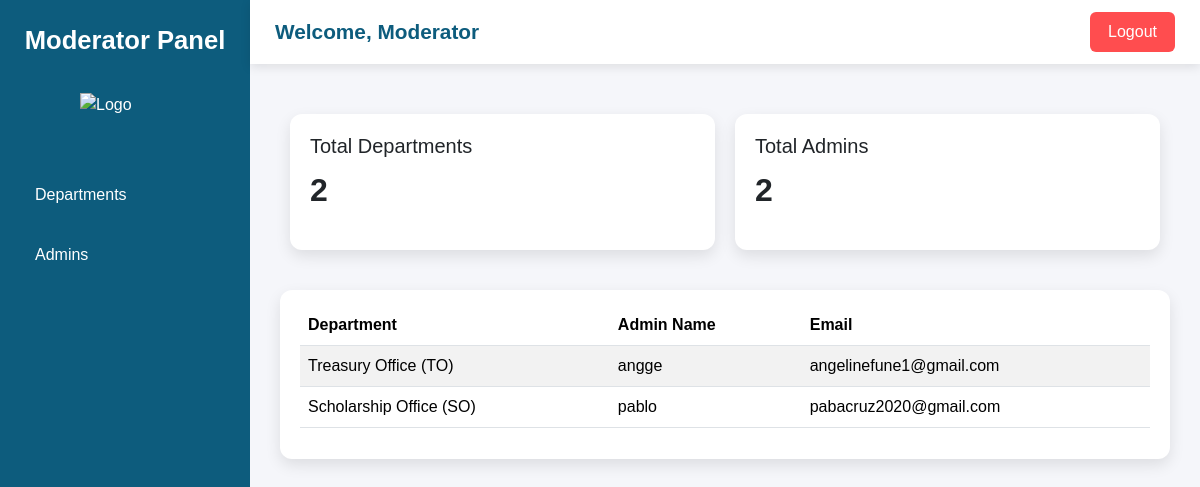
Screenshot of /accounts/moderator/dashboard/ (signed in) with the database file from the repository.
### accounts/models.py (models this page shows, shortened)
class Employee(models.Model):
    employee_id = models.AutoField(primary_key=True)
    name = models.CharField(max_length=100)
    email = models.EmailField(unique=True)
    department = models.ForeignKey(Department, on_delete=models.CASCADE, null=True)
    position = models.CharField(max_length=50)
    password = models.CharField(max_length=255, null=True, blank=True)
    password_reset_token = models.CharField(max_length=255, null=True, blank=True)
    is_active = models.BooleanField(default=True)
    class Meta:
        constraints = [
            models.UniqueConstraint(
                fields=['department'],
                condition=Q(position='Admin'),
                name='unique_admin_per_department'
            )
        ]

### departments/models.py (models this page shows, shortened)
class Department(models.Model):
    department_id = models.AutoField(primary_key=True)
    department_name = models.CharField(max_length=200, unique=True)  # ✅ prevent duplicate names
    prefix = models.CharField(max_length=10)

### accounts/views.py (the view)
# urls.py: path('moderator/dashboard/', views.moderator_dashboard, name='moderator_dashboard'),
@role_required(["Moderator"])
def moderator_dashboard(request):
    total_departments = Department.objects.count()
    total_admins = Employee.objects.filter(position='Admin').count()  # assuming position='admin'
    departments = Department.objects.all()
    department_labels = [dept.department_name for dept in departments]
    admins_counts = [Employee.objects.filter(position='Admin', department=dept).count() for dept in departments]
    admins = Employee.objects.filter(position='Admin').select_related('department')
    context = {
        'total_departments': total_departments,
        'total_admins': total_admins,
        'department_labels': department_labels,
        'admins_counts': admins_counts,
        'admins': admins
    }
    return render(request, 'superadmin_dashboard.html', context)

### accounts/templates/superadmin_dashboard.html (shortened to what this page needs)
{% load static %}
<!DOCTYPE html>
<html lang="en">
<head>
  <link rel="stylesheet" href="https://cdn.jsdelivr.net/npm/bootstrap@5.3.2/dist/css/bootstrap.min.css">
</head>
<body>
  <div class="sidebar">
      <h2>Moderator Panel</h2>
      <div class="logo-container">
          <a href="/moderator/dashboard/">
              <img src="{% static 'images/logo1.png' %}" alt="Logo">
          </a>
      </div>
      <a href="{% url 'department_list' %}" data-icon="🏢">Departments</a>
      <a href="{% url 'admin_list' %}" data-icon="👨‍💼">Admins</a>
  </div>
  <div class="main-content">
      <div class="navbar-custom">
          <span class="welcome">Welcome, Moderator</span>
          <button class="logout-btn" id="logoutBtn">Logout</button>
      </div>
      <div class="content-wrapper">
          {% block content %}
          <div class="dashboard-cards-container">
              <div class="dashboard-card">
                  <h5>Total Departments</h5>
                  <p style="font-size: 2rem; font-weight: bold;">{{ total_departments }}</p>
              </div>
              <div class="dashboard-card">
                  <h5>Total Admins</h5>
                  <p style="font-size: 2rem; font-weight: bold;">{{ total_admins }}</p>
              </div>
          </div>
          <div class="table-container">
              <table class="table table-striped" id="moderatorTable">
                  <thead>
                      <tr>
                          <th class="sortable">Department</th>
                          <th class="sortable">Admin Name</th>
                          <th class="sortable">Email</th>
                      </tr>
                  </thead>
                  <tbody>
                      {% for admin in admins %}
                      <tr>
                          <td>{{ admin.department.department_name }} ({{ admin.department.prefix }})</td>
                          <td>{{ admin.name }}</td>
                          <td>{{ admin.email }}</td>
                      </tr>
                      {% empty %}
                      <tr><td colspan="3" class="text-center">No admins found</td></tr>
                      {% endfor %}
                  </tbody>
              </table>
          </div>
          {% endblock %}
      </div>
  </div>
</body>
</html>

### accounts/templates/superadmin_dashboard.html (style rules this page uses)
body { margin: 0; font-family: "Poppins", sans-serif; display: flex; min-height: 100vh; background-color: #f5f6fa; }
.sidebar { width: 250px; background-color: #0d5c7d; color: white; display: flex; flex-direction: column; padding: 25px 20px; }
.sidebar h2 { font-size: 1.6rem; font-weight: 700; text-align: center; margin-bottom: 25px; }
.sidebar .logo-container { display: flex; justify-content: center; margin-bottom: 30px; }
.sidebar .logo-container img { width: 90px; max-width: 100%; height: auto; cursor: pointer; transition: transform 0.3s; }
.sidebar a { color: white; text-decoration: none; padding: 12px 15px; border-radius: 8px; margin-bottom: 12px; display: flex; align-items: center; gap: 10px; font-weight: 500; transition: background 0.3s; }
.navbar-custom { background-color: #ffffff; box-shadow: 0 3px 10px rgba(0,0,0,0.1); padding: 12px 25px; display: flex; justify-content: space-between; align-items: center; }
.navbar-custom .welcome { font-size: 1.3rem; font-weight: 600; color: #0d5c7d; }
.logout-btn { background-color: #ff4d4f; color: white; border: none; padding: 8px 18px; border-radius: 6px; cursor: pointer; font-weight: 500; transition: background 0.3s; }
.main-content { flex: 1; display: flex; flex-direction: column; min-height: 100vh; }
.content-wrapper { flex: 1; padding: 20px 30px; overflow-y: auto; }
.dashboard-card { background: white; border-radius: 12px; padding: 20px; box-shadow: 0 6px 15px rgba(0,0,0,0.1); flex: 1; min-width: 220px; margin: 10px; transition: transform 0.2s; cursor: pointer; }
.dashboard-cards-container { display: flex; flex-wrap: wrap; margin-top: 20px; }
.table-container { margin-top: 30px; background: white; padding: 15px 20px; border-radius: 12px; box-shadow: 0 6px 15px rgba(0,0,0,0.1); overflow-x:auto; }
.table-container table { width: 100%; cursor: pointer; }

### rows the page displays
Employee: department.department_name "Treasury Office", department.prefix "TO", name "angge", email "angelinefune1@gmail.com"
Employee: department.department_name "Scholarship Office", department.prefix "SO", name "pablo", email "pabacruz2020@gmail.com"

### other values shown
{{ total_departments }} "2"
{{ total_admins }} "2"
